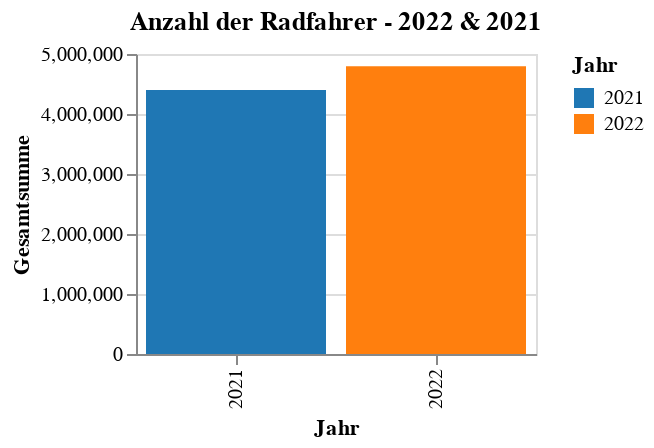

The notebook cell saved with this chart:
### Code cell
# Anzahl Radfahrer 2022 & 2021

file_path = "data/rad_2022_tage_export_09_02_23_r.csv"
file_path21 = "data/rad_2021_tage_export_09_02_23_r.csv"

# DataFrame erstellen
df_2022 = pd.read_csv(file_path)
df_2021 = pd.read_csv(file_path21)

gesamt_summe_2022 = df_2022['gesamt'].sum()
gesamt_summe_2021 = df_2021['gesamt'].sum()


# Datumsfeld in ein DateTime-Objekt umwandeln
#df_2022['datum'] = pd.to_datetime(df['datum'])

# Datumsfeld als Jahr extrahieren
#df_2022['jahr'] = df['datum'].dt.year

# Daten für das Jahr 2022 filtern
#df_2022 = df[df['jahr'] == 2022]

# Summe der Spalte 'gesamt' für das Jahr 2022 berechnen
#gesamt_summe_2022 = df_2022['gesamt'].sum()

# Altair-Diagramm erstellen
chart = alt.Chart(pd.DataFrame({
    'Jahr': ['2022', '2021'], 
    'Gesamtsumme': [gesamt_summe_2022, gesamt_summe_2021]
})).mark_bar().encode(
    x='Jahr:O',
    y='Gesamtsumme:Q',
    color=alt.Color('Jahr', legend=alt.Legend(title='Jahr')).scale(scheme="category10"),
    tooltip=['Jahr', 'Gesamtsumme']
).properties(
    title='Anzahl der Radfahrer - 2022 & 2021',
    width=200,
    height=150
)

print(gesamt_summe_2022, gesamt_summe_2021)
chart

### Figure 1 — Vega specification as saved in the notebook (floating-point values rounded to 4 significant figures)
{"$schema": "https://vega.github.io/schema/vega/v5.json", "data": [{"name": "source_0", "values": [{"Gesamtsumme": 4797843, "Gesamtsumme_end": 4798000.0, "Gesamtsumme_start": 0.0, "Jahr": "2022"}, {"Gesamtsumme": 4398154, "Gesamtsumme_end": 4398000.0, "Gesamtsumme_start": 0.0, "Jahr": "2021"}]}, {"name": "source_0_x_domain_Jahr", "values": [{"Jahr": "2022"}, {"Jahr": "2021"}]}, {"name": "source_0_color_domain_Jahr", "values": [{"Jahr": "2022"}, {"Jahr": "2021"}]}], "marks": [{"type": "rect", "name": "marks", "from": {"data": "source_0"}, "encode": {"update": {"x": {"field": "Jahr", "scale": "x"}, "width": {"signal": "max(0.25, bandwidth('x'))"}, "tooltip": {"signal": "{\"Jahr\": isValid(datum[\"Jahr\"]) ? datum[\"Jahr\"] : \"\"+datum[\"Jahr\"], \"Gesamtsumme\": format(datum[\"Gesamtsumme\"], \"\")}"}, "y": {"field": "Gesamtsumme_end", "scale": "y"}, "ariaRoleDescription": {"value": "bar"}, "fill": {"field": "Jahr", "scale": "color"}, "y2": {"field": "Gesamtsumme_start", "scale": "y"}, "description": {"signal": "\"Jahr: \" + (isValid(datum[\"Jahr\"]) ? datum[\"Jahr\"] : \"\"+datum[\"Jahr\"]) + \"; Gesamtsumme: \" + (format(datum[\"Gesamtsumme\"], \"\"))"}}}, "style": ["bar"]}], "scales": [{"name": "x", "type": "band", "domain": {"data": "source_0_x_domain_Jahr", "field": "Jahr", "sort": true}, "range": [0, {"signal": "width"}], "paddingInner": 0.1, "paddingOuter": 0.05}, {"name": "y", "type": "linear", "domain": {"data": "source_0", "fields": ["Gesamtsumme_start", "Gesamtsumme_end"]}, "range": [{"signal": "height"}, 0], "nice": true, "zero": true}, {"name": "color", "type": "ordinal", "domain": {"data": "source_0_color_domain_Jahr", "field": "Jahr", "sort": true}, "range": {"scheme": "category10"}}], "axes": [{"scale": "y", "maxExtent": 0, "gridScale": "x", "tickCount": {"signal": "ceil(height/40)"}, "zindex": 0, "orient": "left", "grid": true, "ticks": false, "aria": false, "minExtent": 0, "labels": false, "domain": false}, {"scale": "x", "labelAlign": "right", "title": "Jahr", "grid": false, "labelAngle": 270, "orient": "bottom", "labelBaseline": "middle", "zindex": 0}, {"scale": "y", "grid": false, "orient": "left", "title": "Gesamtsumme", "zindex": 0, "labelOverlap": true, "tickCount": {"signal": "ceil(height/40)"}}], "title": {"text": "Anzahl der Radfahrer - 2022 & 2021", "frame": "group"}, "padding": 5, "legends": [{"title": "Jahr", "fill": "color", "symbolType": "square"}], "width": 200, "background": "white", "style": "cell", "height": 150}
